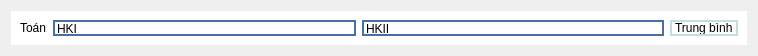
<?xml version="1.0" encoding="UTF-8"?>
<ui version="4.0">
 <class>Form</class>
 <widget class="QWidget" name="Form">
  <property name="geometry">
   <rect>
    <x>0</x>
    <y>0</y>
    <width>758</width>
    <height>56</height>
   </rect>
  </property>
  <property name="minimumSize">
   <size>
    <width>758</width>
    <height>56</height>
   </size>
  </property>
  <property name="maximumSize">
   <size>
    <width>758</width>
    <height>56</height>
   </size>
  </property>
  <property name="windowTitle">
   <string>Form</string>
  </property>
  <layout class="QHBoxLayout" name="horizontalLayout">
   <item>
    <widget class="QWidget" name="widget_40" native="true">
     <property name="styleSheet">
      <string notr="true">background-color: rgb(255, 255, 255);</string>
     </property>
     <layout class="QHBoxLayout" name="horizontalLayout_30">
      <item>
       <widget class="QLabel" name="sub_name">
        <property name="text">
         <string>Toán</string>
        </property>
       </widget>
      </item>
      <item>
       <widget class="QLineEdit" name="sub_tb_hk1">
        <property name="styleSheet">
         <string notr="true">border: 2px solid #4A6FA5;</string>
        </property>
        <property name="text">
         <string>HKI</string>
        </property>
       </widget>
      </item>
      <item>
       <widget class="QLineEdit" name="sub_tb_hk2">
        <property name="styleSheet">
         <string notr="true">border: 2px solid #4A6FA5;</string>
        </property>
        <property name="text">
         <string>HKII</string>
        </property>
       </widget>
      </item>
      <item>
       <widget class="QLabel" name="sub_tb_allyear">
        <property name="styleSheet">
         <string notr="true">border: 2px solid #C0E0E0;</string>
        </property>
        <property name="text">
         <string>Trung bình</string>
        </property>
       </widget>
      </item>
     </layout>
    </widget>
   </item>
  </layout>
 </widget>
 <resources/>
 <connections/>
</ui>
